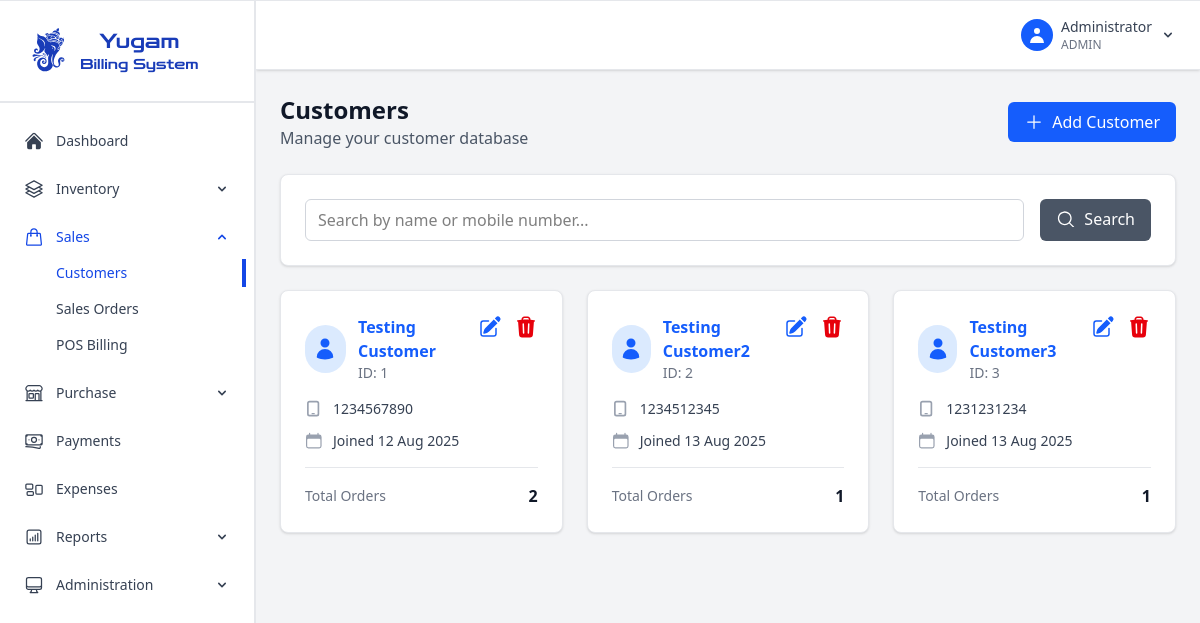
/customers (signed in), run on an earlier commit of the app's database.
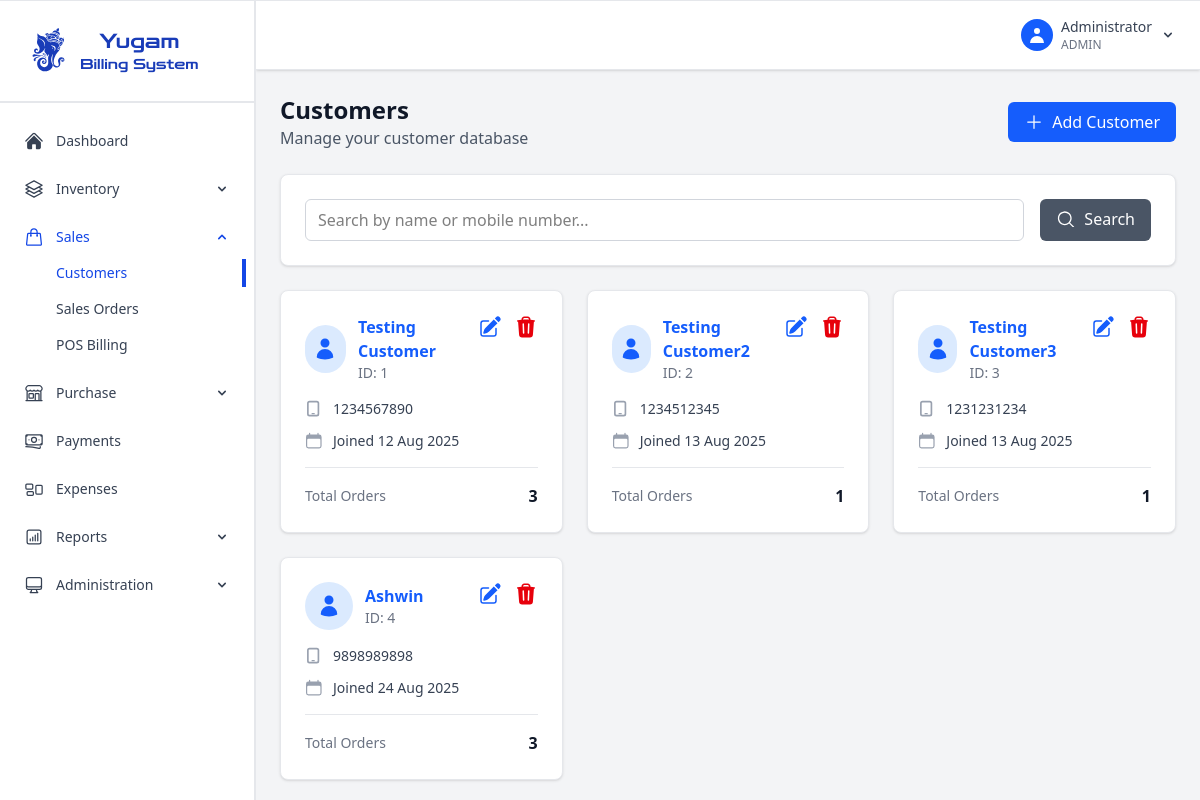
And on a later commit of the database.
### app.py (models this page shows)
class Customer(db.Model):
    id = db.Column(db.Integer, primary_key=True)
    name = db.Column(db.String(100), nullable=False)
    mobile_number = db.Column(db.String(15), unique=True, nullable=False)
    email = db.Column(db.String(100))
    address = db.Column(db.Text)
    created_at = db.Column(db.DateTime, default=datetime.utcnow)

### app.py (the view, shortened to what this page needs)
@app.route('/customers')
@login_required
def customers():
    page = request.args.get('page', 1, type=int)
    search = request.args.get('search', '', type=str)
    query = Customer.query
    customers = query.paginate(
        page=page, per_page=10, error_out=False
    )
    return render_template('customers.html', customers=customers, search=search)

### app.py (called while the page is built)
@login_manager.user_loader
def load_user(user_id):
    return User.query.get(int(user_id))

@app.context_processor
def inject_datetime():
    return {'datetime': datetime}

### templates/customers.html (shortened to what the changed rows need)
{% extends "base.html" %}
{% block content %}
<div class="space-y-6">
    <div class="flex flex-col sm:flex-row justify-between items-start sm:items-center">
        <div>
            <h1 class="text-2xl font-bold text-gray-900">Customers</h1>
        </div>
    </div>
    <div class="grid grid-cols-1 md:grid-cols-2 lg:grid-cols-3 gap-6">
        {% for customer in customers.items %}
        <div class="bg-white rounded-lg shadow-sm border border-gray-200 p-6 hover:shadow-md transition-shadow">
            <div class="flex justify-between items-start mb-4">
                <div class="flex items-center space-x-3">
                    <div class="w-12 h-12 bg-blue-100 rounded-full flex items-center justify-center">
                        <div class=" text-blue-600 text-xl">
                            </div>
                    </div>
                    <div>
                        <a href="{{ url_for('customer_detail', customer_id=customer.id) }}">
                            <h3 class="font-semibold text-blue-600 hover:text-blue-800 cursor-pointer">{{ customer.name }}</h3>
                        </a>
                        <p class="text-sm text-gray-500">ID: {{ customer.id }}</p>
                    </div>
                </div>
                <div class="flex space-x-3">
                    <a href="{{ url_for('edit_customer', customer_id=customer.id) }}"
                       class="text-blue-600 hover:text-blue-900 transition-colors duration-200">
                    </a>
                    <button class="delete-customer-btn text-red-600 hover:text-red-900 transition-colors duration-200 cursor-pointer"
                            data-customer-id="{{ customer.id }}"
                            data-customer-name="{{ customer.name }}">
                    </button>
                </div>
            </div>
            <div class="space-y-3">
                <div class="flex items-center space-x-2">
                    <div class=" text-gray-400">
                    </div>
                    <span class="text-sm text-gray-700">{{ customer.mobile_number }}</span>
                </div>
                <div class="flex items-center space-x-2">
                    <div class=" text-gray-400">
                        </div>
                    <span class="text-sm text-gray-700">Joined {{ customer.created_at.strftime('%d %b %Y') }}</span>
                </div>
            </div>
            <div class="mt-4 pt-4 border-t border-gray-200">
                <div class="flex justify-between items-center">
                    <span class="text-sm text-gray-500">Total Orders</span>
                    <span class="font-semibold text-gray-900">{{ customer.invoices|length }}</span>
                </div>
            </div>
        </div>
        {% endfor %}
    </div>
</div>
{% endblock %}

What changed in the data, as far as the page shows it:
computed for Customer "Testing Customer": invoices|length "2" → "3"
added Customer: name "Ashwin", id "4", mobile_number "9898989898", created_at "24 Aug 2025", invoices|length "3"
